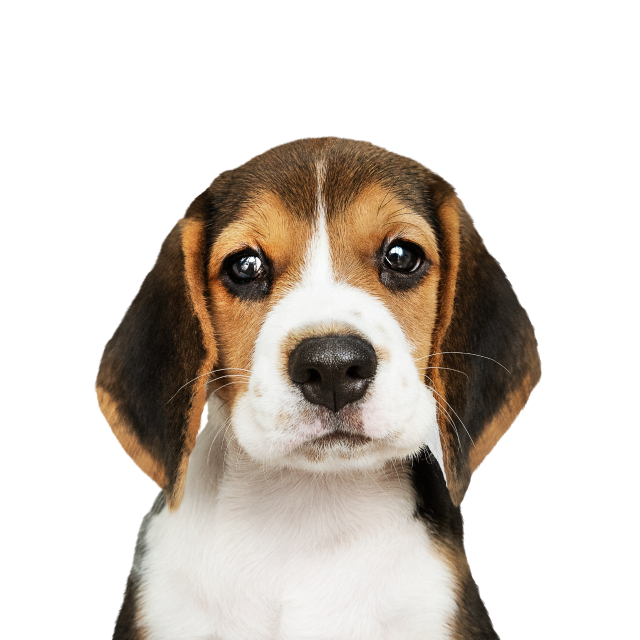
#> input picture imag1.png, 1280 x 1280 px (shown at 1/2 size)
$ python region_growing.py
#> lines starting #> are read from the running program, lines starting #| are printed output that depends on the picture; after the words box and inside, x2 and y2 are one past the last pixel; in counts of white or black regions, pixels touching at a corner belong together
import numpy as np
import cv2
import matplotlib.pyplot as plt

def region_growing(img, seeds):

    # Parameters
    height, width = img.shape
    intensity_difference = 20
    neighbors = [(0, 1), (1, 0), (-1, 0), (0, -1), (-1, -1), (-1, 1), (1, -1), (1, 1)]  # 8-way connectivity

    # Initialization
    segmented = np.zeros_like(img, dtype=np.uint8)
    visited = np.zeros_like(img, dtype=np.uint8)

    for seed in seeds:
        seeds_queue = [seed]

        while len(seeds_queue) > 0:
            x, y = seeds_queue.pop(0)

            if visited[x, y] == 1:
                continue
            visited[x, y] = 1

            segmented[x, y] = 255

            for dx, dy in neighbors:
                nx, ny = x + dx, y + dy

                if 0 <= nx < height and 0 <= ny < width:
                    if visited[nx, ny] == 0 and abs(int(img[nx, ny]) - int(img[x, y])) <= intensity_difference:
                        seeds_queue.append((nx, ny))

    return segmented

# Load image
img = cv2.imread('imag1.png', cv2.IMREAD_GRAYSCALE)
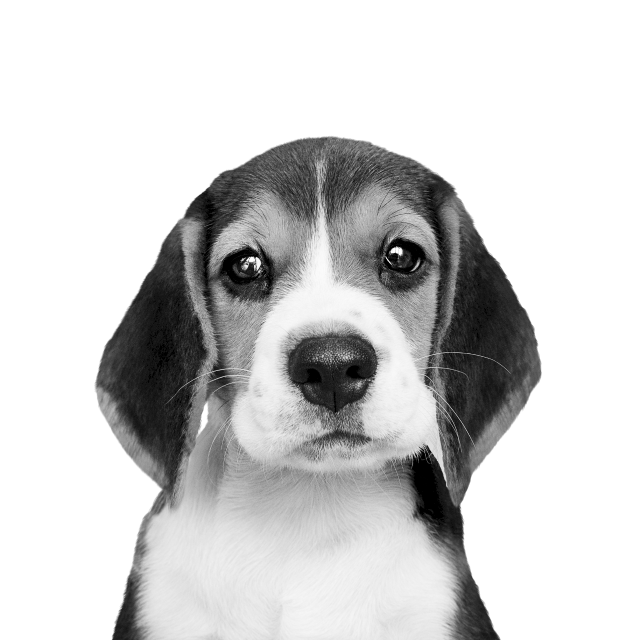
#> img: shape (1280, 1280) (shown at 1/2 size); min 0, max 255, mean 207
# resize image
img = cv2.resize(img, (512, 512))
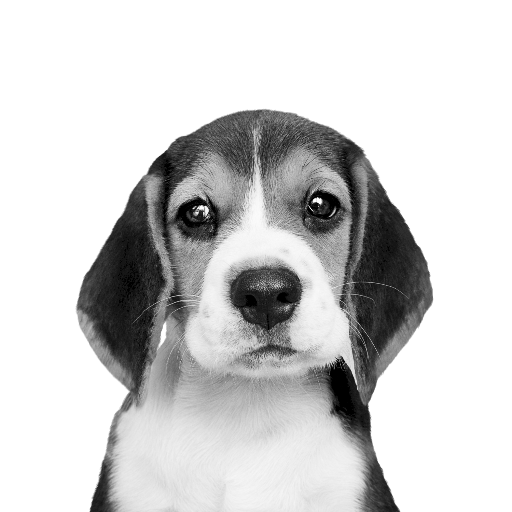
#> img: shape (512, 512); min 0, max 255, mean 207
print(img.shape)
#| (512, 512)

#display image
plt.imshow(img, cmap='gray')
plt.title('Original Image (Grayscale) - 512x512 pixels')
plt.axis('off')
plt.show()

# Define seed points
seed_points = [(10, 10),(300,260), (230,220),(220,220),(40,260),(240,290)]

# Perform region growing
segmented_regions = region_growing(img, seed_points)
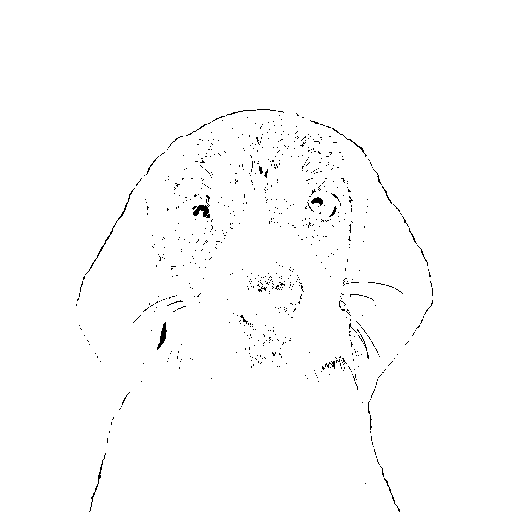
#> segmented_regions: shape (512, 512); 99% white; black in thin lines or dots, all inside (x1, y1, x2, y2) = (76, 109, 433, 512)

# Display the result
fig, ax = plt.subplots(1, 1, figsize=(6, 6))
ax.set_title('Segmented Image (Region Growing)')
fig.set_size_inches(6, 6)
ax.imshow(segmented_regions, cmap='gray')
ax.axis('off')

# Highlight seed points
for seed in seed_points:
    ax.plot(seed[1], seed[0], 'ro', markersize=5)  # Red circles at seed points

plt.show()
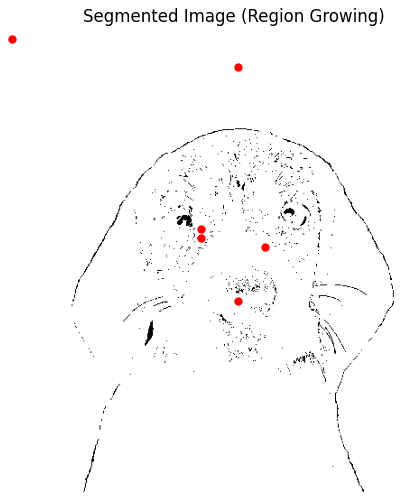
#> figure drawn by matplotlib, 1 panel

$ run again, with imag2.png copied over imag1.png
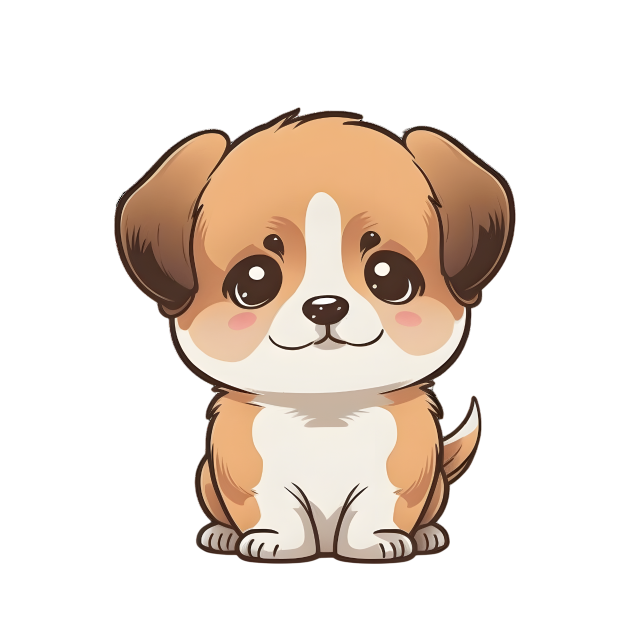
#> input picture imag2.png, 1280 x 1280 px (shown at 1/2 size)
#| (512, 512)
#> `segmented_regions = region_growing(img, seed_points)`:
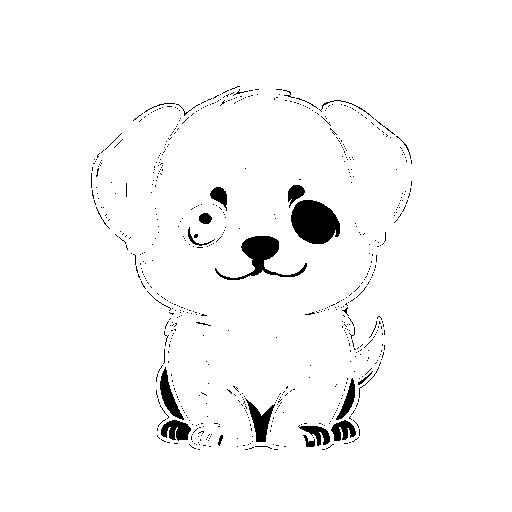
#> segmented_regions: shape (512, 512); 97.1% white; 647 black regions (621 under 20 px), largest, box (x1, y1, x2, y2) and area: (291, 200, 340, 244) 1628, (215, 236, 307, 280) 1116, (245, 398, 275, 442) 522
#> `plt.show()`:
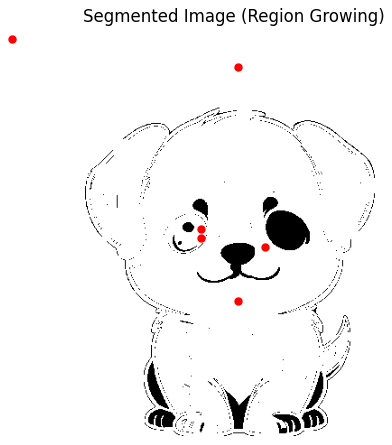
#> figure drawn by matplotlib, 1 panel

$ run again, with noisy image histogram.png copied over imag1.png
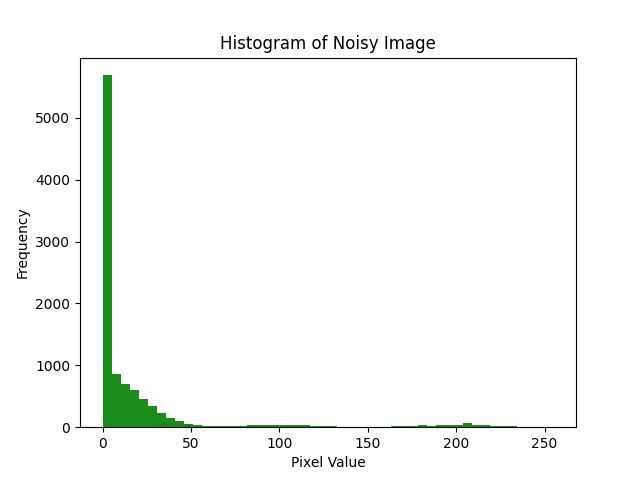
#> input picture noisy image histogram.png, 640 x 480 px
#| (512, 512)
#> `segmented_regions = region_growing(img, seed_points)`:
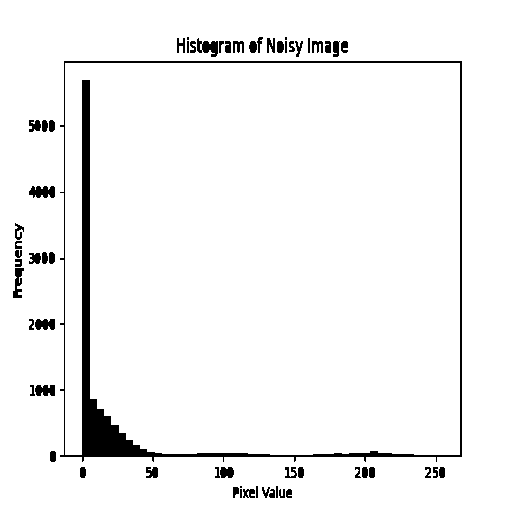
#> segmented_regions: shape (512, 512); 95.5% white; 61 black regions (4 under 20 px), largest, box (x1, y1, x2, y2) and area: (60, 61, 462, 462) 7821, (29, 186, 55, 198) 242, (197, 38, 218, 57) 237
#> `plt.show()`:
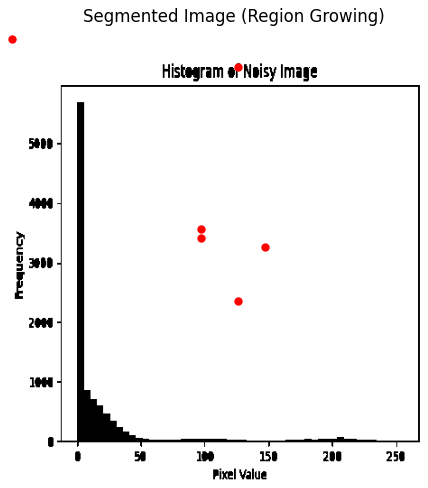
#> figure drawn by matplotlib, 1 panel

$ run again, with original image histogram.png copied over imag1.png
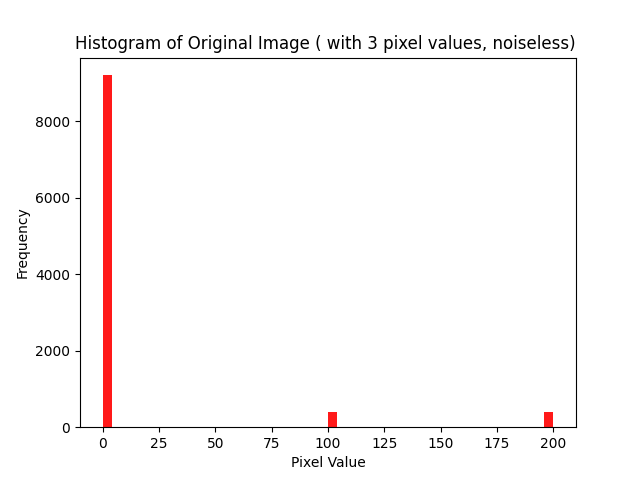
#> input picture original image histogram.png, 640 x 480 px
#| (512, 512)
#> `segmented_regions = region_growing(img, seed_points)`:
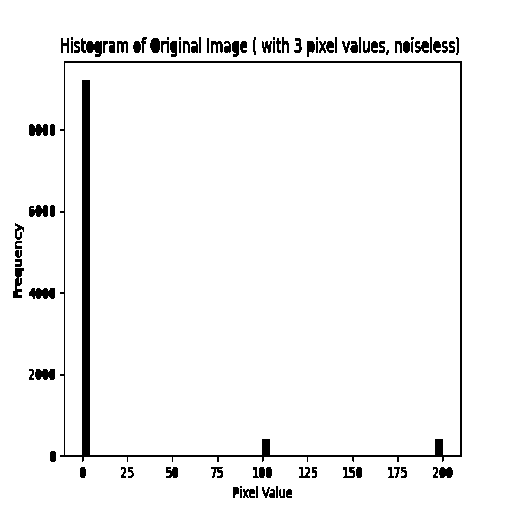
#> segmented_regions: shape (512, 512); 95.5% white; 94 black regions (9 under 20 px), largest, box (x1, y1, x2, y2) and area: (60, 61, 462, 462) 6135, (81, 38, 102, 57) 237, (29, 288, 55, 299) 231
#> `plt.show()`:
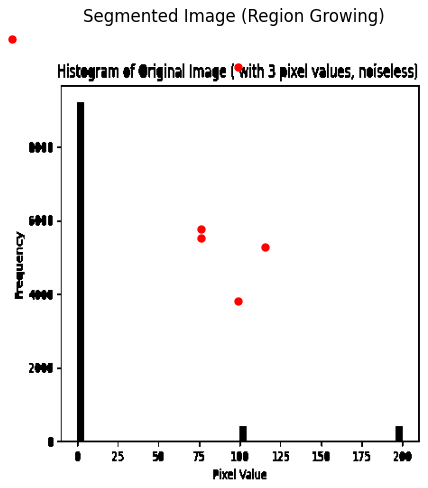
#> figure drawn by matplotlib, 1 panel
